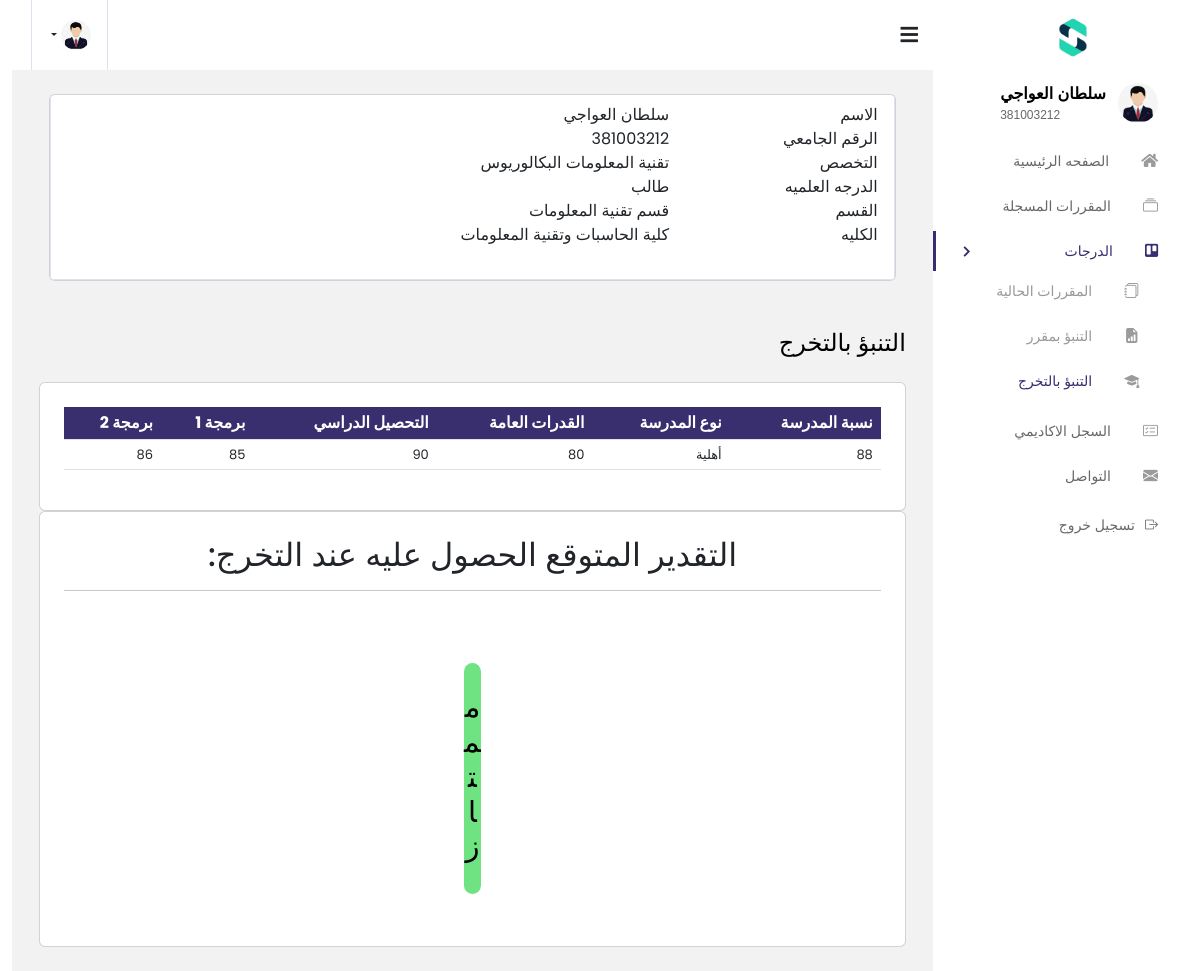
The app's page /Actors/student/graduate_prediction.php (signed in) with its own data.
### tables this page shows
CREATE TABLE `programs` (
  `Program_ID` int(6) NOT NULL,
  `Program_Name` varchar(50) NOT NULL
);

CREATE TABLE `departments` (
  `Department_ID` int(4) NOT NULL,
  `Department_Name` varchar(100) NOT NULL
);

CREATE TABLE `colleges` (
  `College_ID` int(2) NOT NULL,
  `College_Name` varchar(100) NOT NULL
);

CREATE TABLE `students` (
  `student_id` int(9) NOT NULL,
  `School_type_id` int(2) NOT NULL,
  `school_percentage` int(3) NOT NULL,
  `aptitude_test` int(3) NOT NULL,
  `acadmic_achievement` int(3) NOT NULL,
  `Program_ID` int(6) NOT NULL
);

CREATE TABLE `school_type` (
  `School_type_id` int(2) NOT NULL,
  `School_type_name` varchar(25) NOT NULL
);

### Actors/student/graduate_prediction.php (the view, shortened to what this page needs)
<!DOCTYPE html>
<html lang="en">
<head>
  <link href="https://cdn.jsdelivr.net/npm/bootstrap-icons@1.7.2/font/bootstrap-icons.css" rel="stylesheet">
  <?php
    $navbar_path = "tools/css.php";
for ($i = 0; $i < 9; $i++) {
    $path = str_repeat("../", $i) . $navbar_path;
    if (file_exists($path)) {
        break;
    }
}
    ?>
</head>
<body class="rtl">
  <div class="container-scroller">
<?php
$navbar_path = "Navbar/rtl/nav.php";
for ($i = 0; $i < 9; $i++) {
    $path = str_repeat("../", $i) . $navbar_path;
    if (file_exists($path)) {
        break;
    }
}
?>
      <div class="main-panel">
        <div class="content-wrapper">
          <div class="raw">
<?php
$loading_path = "content/content.php";
for ($i = 0; $i < 9; $i++) {
    $path = str_repeat("../", $i) . $loading_path;
    if (file_exists($path)) {
        include $path;
        break;
    }
}
?>
          </div>
          <br><br>
          <div class="page-header">
            <h3 class="page-title">
            التنبؤ بالتخرج
            </h3>
          </div>
          <div class="row">
        <div class="col-xxl-12 col-md-12">
  <div class="card info-card sales-card">
    <div class="card-body">
      <div class="table-responsive">
        <table class="table">
        <thead>
         <tr>
       <?php
$sql4 = "SELECT * FROM students WHERE student_id = '{$_SESSION['Account_ID']}'";
$result4 = $conn->query($sql4);
if ($result4->num_rows > 0) {
  $row4 = $result4->fetch_assoc();
  $student_id= $row4['student_id'];
}
$sql8 = "SELECT * FROM students where student_id = $student_id";
$result8 = $conn->query($sql8);
if ($result8->num_rows > 0) {
    $row8 = $result8->fetch_assoc();
    $school_type = $row8['School_type_id'];
    $school_percentage = $row8['school_percentage'];
    $aptitude_test = $row8['aptitude_test'];
    $acadmic_achievement = $row8['acadmic_achievement'];
}
$programming1=0; $programming2=0; $visual_programming =0;  $data_structure=0;
$sql10 = "SELECT grade FROM academic_record where student_id = $student_id AND subject_code = 'CSC101'
AND Semster_Number  = (SELECT MAX(Semster_Number) FROM academic_record)";
$result10 = $conn->query($sql10);
if ($result10->num_rows > 0) {
    $row10 = $result10->fetch_assoc();
    $programming1 = $row10['grade'];
}
$sql11 = "SELECT grade FROM academic_record where student_id = $student_id AND subject_code = 'CSC201'
AND Semster_Number  = (SELECT MAX(Semster_Number) FROM academic_record)";
$result11 = $conn->query($sql11);
if ($result11->num_rows > 0) {
    $row11 = $result11->fetch_assoc();
    $programming2 = $row11['grade'];
}
$output=-1;
$mark = "التنبؤ غير متوفر لحد مايتم اجتياز مادة برمجة 1 وبرمجة 2 على الاقل.";
    if( $school_type > 0 && $school_percentage > 0 && $aptitude_test > 0 && $acadmic_achievement > 0 && $programming1 > 0 && $programming2 > 0 && $visual_programming > 0 && $data_structure > 0){
      $command = "java -cp \"C:\Program Files\Weka-3-8-6\\weka.jar;D:\Downloads_D\Java\Projects\GraduateProject\build\classes\" course_Predction.year3 $school_percentage $aptitude_test $acadmic_achievement $programming1 $programming2 $data_structure $visual_programming $school_type 2>&1";
      $output = shell_exec($command);
      ?>
              <th scope="col">نسبة المدرسة</th>
              <th scope="col">نوع المدرسة</th>
              <th scope="col"> القدرات العامة</th>
              <th scope="col"> التحصيل الدراسي</th>
              <th scope="col"> برمجة 1</th>
              <th scope="col"> برمجة 2</th>
              <th scope="col"> تراكيب البيانات والخواريزميات</th>
              <th scope="col"> البرمجة المرئية</th>
      <?php
    } elseif ($school_type > 0 && $school_percentage > 0 && $aptitude_test > 0 && $acadmic_achievement > 0 && $programming1 > 0 && $programming2 > 0) {
      $command = "java -cp \"C:\Program Files\Weka-3-8-6\\weka.jar;D:\Downloads_D\Java\Projects\GraduateProject\build\classes\" course_Predction2.year2 $school_percentage $aptitude_test $acadmic_achievement $programming1 $programming2 $school_type 2>&1";
      $output = shell_exec($command);
?>
              <th scope="col">نسبة المدرسة</th>
              <th scope="col">نوع المدرسة</th>
              <th scope="col"> القدرات العامة</th>
              <th scope="col"> التحصيل الدراسي</th>
              <th scope="col"> برمجة 1</th>
              <th scope="col"> برمجة 2</th>
<?php
    }
    if ($output == 1 || $output == 0) {
      $mark = "ممتاز";
      $pr_color = "#6fe381";
    } else if ($output == 2) {
      $mark = "جيد جدا";
      $pr_color = "#d3ef5e";
    } else if ($output == 3) {
      $mark = "جيد";
      $pr_color = "#fee43f";
    } else if ($output == 4) {
      $mark = "مقبول";
      $pr_color = "#f19c26";
    } else if ($output == -2) {
      $mark = "التنبؤ غير متوفر لحد مايتم اجتياز مادة برمجة 1 وبرمجة 2 على الاقل.";
      $pr_color = "#ed4c36";
    }else {
      $mark = "ضعيف";
      $pr_color = "#ed4c36";
    }
 ?>
</tr>
          </thead>
          <tbody>
        <tr>
<?php
$sql = "SELECT * FROM school_type WHERE School_type_id  = $school_type";
$result = $conn->query($sql);
if ($result && $result->num_rows > 0) {
  $row = $result->fetch_assoc();
  $name_school = $row['School_type_name'];
} else {
  $name_school = '';
}
if( $school_type > 0 && $school_percentage > 0 && $aptitude_test > 0 && $acadmic_achievement > 0 && $programming1 > 0 && $programming2 > 0 && $visual_programming > 0 && $data_structure > 0){
?>
         <td><?php echo $school_percentage  ?></td>
         <td><?php echo $name_school  ?></td>
         <td><?php echo $aptitude_test  ?></td>
         <td><?php echo $acadmic_achievement  ?></td>
         <td><?php echo $programming1  ?></td>
         <td><?php echo $programming2  ?></td>
         <td><?php echo $data_structure  ?></td>
         <td><?php echo $visual_programming  ?></td>
<?php
  } elseif ($school_type > 0 && $school_percentage > 0 && $aptitude_test > 0 && $acadmic_achievement > 0 && $programming1 > 0 && $programming2 > 0) {
  ?>
         <td><?php echo $school_percentage  ?></td>
         <td><?php echo $name_school  ?></td>
         <td><?php echo $aptitude_test  ?></td>
         <td><?php echo $acadmic_achievement  ?></td>
         <td><?php echo $programming1  ?></td>
         <td><?php echo $programming2  ?></td>
<?php
  }
?>
         </tr>
          </tbody>
        </table>
      </div>
    </div>
  </div>
</div>
     <div class="col-12">
  <div class="card">
    <div class="card-body">
      <h2 class="text-center">التقدير المتوقع الحصول عليه عند التخرج:</h2>
      <hr>
      <br>
      <div class="text-center">
        <?php
        switch ($mark) {
          default:
            echo '<h5 style="background-color: ' . $pr_color . '; color: black; font-size: 29px;    border-radius: 48px;padding: 27px 0px 30px 0px;margin: 32px 400px 28px 400px;" class="text">' . $mark . '</h5>';
            break;
        }
        ?>
      </div>
    </div>
  </div>
</div>
          </div>
        </div>
      </div>
    </div>
      </div>
</body>
<link href="https://stackpath.bootstrapcdn.com/bootstrap/5.3.0/css/bootstrap.min.css" rel="stylesheet">
</html>

### content/content.php (shortened to what this page needs)
<?php
  if(isset($_SESSION['role']) && $_SESSION['role'] == '1') {
?>
        <div class="col-xxl-12 col-md-12">
          <div class="card info-card revenue-card">
              <div class="tab-content pt-2">
                <div class="tab-pane fade show active profile-overview" id="profile-overview">
                <?php
$sql4 = "SELECT * FROM students WHERE student_id = '{$_SESSION['Account_ID']}'";
$result4 = $conn->query($sql4);
if ($result4->num_rows > 0) {
    $row4 = $result4->fetch_assoc();
    $sql5 = "SELECT * FROM programs WHERE Program_ID = {$row4['Program_ID']}";
    $result5 = $conn->query($sql5);
    $firstDigit = substr($row4['Program_ID'], 0, 1);
    $startPosition = 1;
    $middleDigits = substr($row4['Program_ID'], $startPosition, 2);
    $sql6 = "SELECT * FROM colleges WHERE College_ID = $firstDigit";
    $result6 = $conn->query($sql6);
    if ($result6->num_rows > 0) {
        $row6 = $result6->fetch_assoc();
        $College_Name= $row6['College_Name'];
    }
    $sql7 = "SELECT * FROM departments WHERE Department_ID = '{$firstDigit}{$middleDigits}'";
    $result7 = $conn->query($sql7);
    if ($result7->num_rows > 0) {
        $row7 = $result7->fetch_assoc();
        $Department_Name= $row7['Department_Name'];
    }
    if ($result5->num_rows > 0) {
        $row5 = $result5->fetch_assoc();
    } else {
        echo "
        <div class='alert alert-danger'>
            <p>تنبيه: لا يوجد بيانات برنامج</p>
        </div>";
        $row5 = array('Program_Name' => 'برنامج غير معروف');
    }
    if (isset($_SESSION['role'])) {
        switch ($_SESSION['role']) {
            case '1':
                $Degree = "طالب";
                $Major = $row5['Program_Name'];
                break;
        }
    }
}
                ?>
                  <div class="row">
                    <div class="col-lg-3 col-md-4 label ">الاسم</div>
                    <div class="col-lg-9 col-md-8"><?php echo $_SESSION['Name'] ?></div>
                  </div>
                  <div class="row">
                    <div class="col-lg-3 col-md-4 label ">الرقم الجامعي</div>
                    <div class="col-lg-9 col-md-8"><?php echo $_SESSION['Account_ID'] ?></div>
                  </div>
                  <div class="row">
                    <div class="col-lg-3 col-md-4 label ">التخصص</div>
                    <div class="col-lg-9 col-md-8"><?php echo $Major ?></div>
                  </div>
                  <div class="row">
                    <div class="col-lg-3 col-md-4 label">الدرجه العلميه</div>
                    <div class="col-lg-9 col-md-8"><?php echo $Degree ?></div>
                  </div>
                  <div class="row">
                    <div class="col-lg-3 col-md-4 label">القسم</div>
                    <div class="col-lg-9 col-md-8"><?php echo $Department_Name ?></div>
                  </div>
                  <div class="row">
                    <div class="col-lg-3 col-md-4 label">الكليه</div>
                    <div class="col-lg-9 col-md-8"><?php echo $College_Name ?></div>
                  </div>
          </div>
        </div>
          </div>
        </div>
        <?php }?>

### records on screen
programs: Program_Name "تقنية المعلومات البكالوريوس"
departments: Department_Name "قسم تقنية المعلومات"
colleges: College_Name "كلية الحاسبات وتقنية المعلومات"
students: school_percentage "88", aptitude_test "80", acadmic_achievement "90"
school_type: School_type_name "أهلية"

### other values on screen
$programming1 "85"
$programming2 "86"
$mark "ممتاز"
